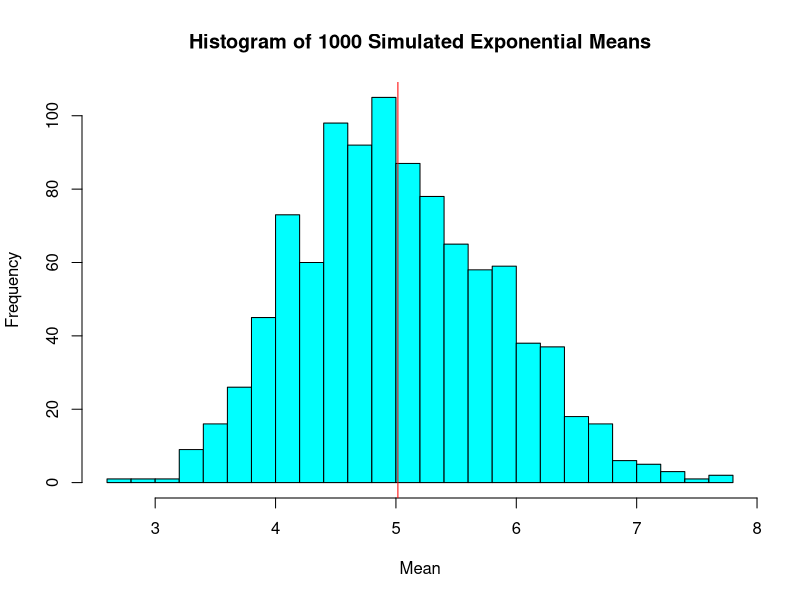

This figure's R source:
## ---- chunk 1
# Set seed
set.seed(2)

# Set lambda
lambda <- 0.2

# Simulations
sim <- 1000

# Samples
n <- 40

# Simulate and take mean
simexp <- replicate(sim, rexp(n,lambda))
meanexp <- colMeans(simexp)
## ---- chunk 2

# Simulated mean
smean <- mean(meanexp)
print(smean)

# Theoretical mean
tmean <- 1/lambda
print(tmean)
# Graph

hist(meanexp, breaks = 20, xlab = "Mean", main = "Histogram of 1000 Simulated Exponential Means", col = "cyan")
abline(v = smean, col = "red")


